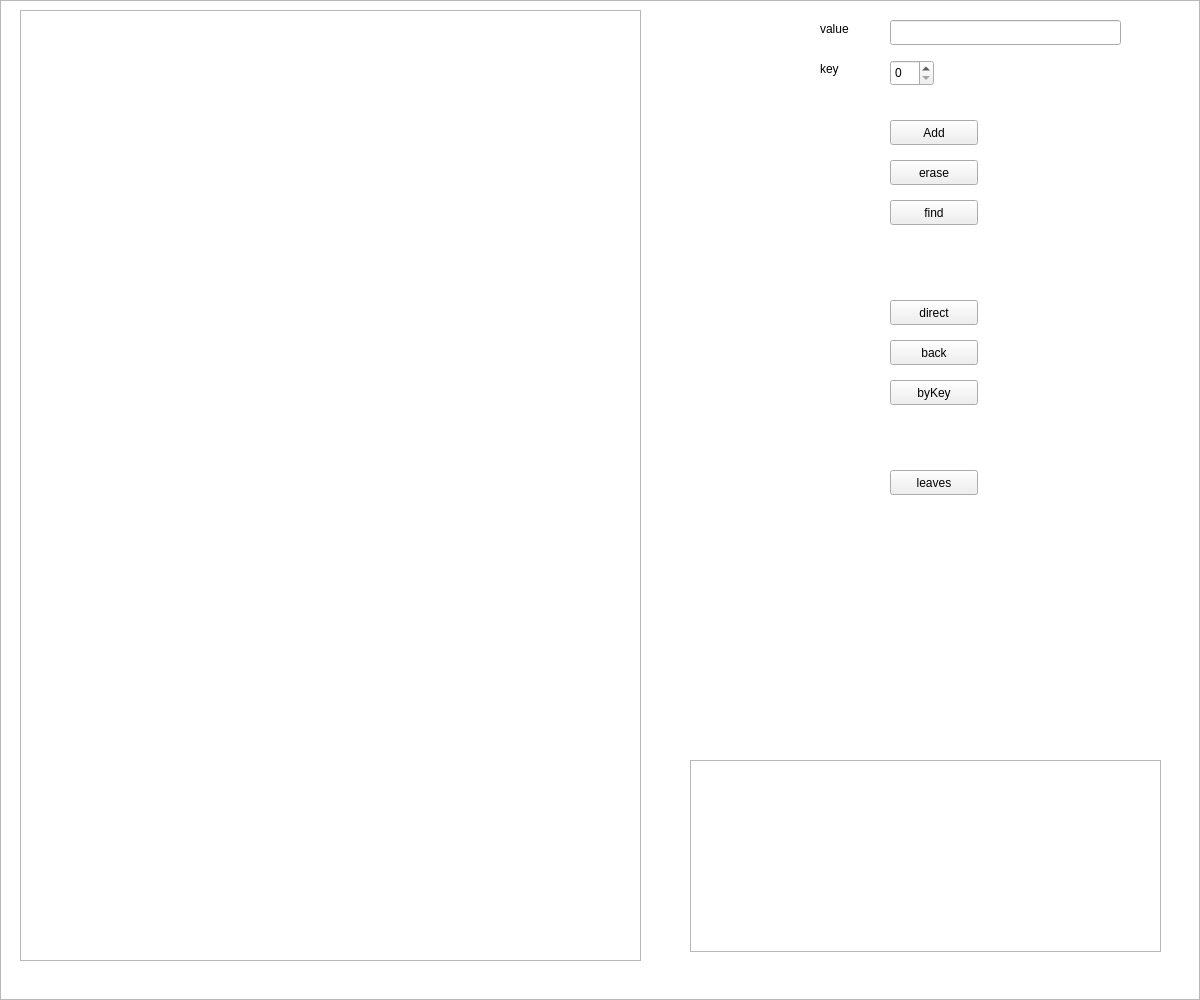
<?xml version="1.0" encoding="UTF-8"?>
<ui version="4.0">
 <class>main_window</class>
 <widget class="QWidget" name="main_window">
  <property name="geometry">
   <rect>
    <x>0</x>
    <y>0</y>
    <width>1200</width>
    <height>1000</height>
   </rect>
  </property>
  <property name="windowTitle">
   <string>main_window</string>
  </property>
  <widget class="QGraphicsView" name="graphicsView">
   <property name="geometry">
    <rect>
     <x>0</x>
     <y>0</y>
     <width>1200</width>
     <height>1000</height>
    </rect>
   </property>
  </widget>
  <widget class="QLineEdit" name="val">
   <property name="geometry">
    <rect>
     <x>890</x>
     <y>20</y>
     <width>231</width>
     <height>25</height>
    </rect>
   </property>
  </widget>
  <widget class="QLabel" name="label">
   <property name="geometry">
    <rect>
     <x>820</x>
     <y>20</y>
     <width>66</width>
     <height>17</height>
    </rect>
   </property>
   <property name="text">
    <string>value</string>
   </property>
  </widget>
  <widget class="QSpinBox" name="key">
   <property name="geometry">
    <rect>
     <x>890</x>
     <y>60</y>
     <width>44</width>
     <height>26</height>
    </rect>
   </property>
   <property name="maximum">
    <number>300</number>
   </property>
  </widget>
  <widget class="QLabel" name="label_2">
   <property name="geometry">
    <rect>
     <x>820</x>
     <y>60</y>
     <width>66</width>
     <height>17</height>
    </rect>
   </property>
   <property name="text">
    <string>key</string>
   </property>
  </widget>
  <widget class="QPushButton" name="add">
   <property name="geometry">
    <rect>
     <x>890</x>
     <y>120</y>
     <width>88</width>
     <height>25</height>
    </rect>
   </property>
   <property name="text">
    <string>Add</string>
   </property>
  </widget>
  <widget class="QTreeView" name="treeView">
   <property name="geometry">
    <rect>
     <x>20</x>
     <y>10</y>
     <width>621</width>
     <height>951</height>
    </rect>
   </property>
  </widget>
  <widget class="QPushButton" name="erase">
   <property name="geometry">
    <rect>
     <x>890</x>
     <y>160</y>
     <width>88</width>
     <height>25</height>
    </rect>
   </property>
   <property name="text">
    <string>erase</string>
   </property>
  </widget>
  <widget class="QPushButton" name="find">
   <property name="geometry">
    <rect>
     <x>890</x>
     <y>200</y>
     <width>88</width>
     <height>25</height>
    </rect>
   </property>
   <property name="text">
    <string>find</string>
   </property>
  </widget>
  <widget class="QTextBrowser" name="textBrowser">
   <property name="geometry">
    <rect>
     <x>690</x>
     <y>760</y>
     <width>471</width>
     <height>192</height>
    </rect>
   </property>
  </widget>
  <widget class="QPushButton" name="direct">
   <property name="geometry">
    <rect>
     <x>890</x>
     <y>300</y>
     <width>88</width>
     <height>25</height>
    </rect>
   </property>
   <property name="text">
    <string>direct</string>
   </property>
  </widget>
  <widget class="QPushButton" name="back">
   <property name="geometry">
    <rect>
     <x>890</x>
     <y>340</y>
     <width>88</width>
     <height>25</height>
    </rect>
   </property>
   <property name="text">
    <string>back</string>
   </property>
  </widget>
  <widget class="QPushButton" name="byKey">
   <property name="geometry">
    <rect>
     <x>890</x>
     <y>380</y>
     <width>88</width>
     <height>25</height>
    </rect>
   </property>
   <property name="text">
    <string>byKey</string>
   </property>
  </widget>
  <widget class="QPushButton" name="leaves">
   <property name="geometry">
    <rect>
     <x>890</x>
     <y>470</y>
     <width>88</width>
     <height>25</height>
    </rect>
   </property>
   <property name="text">
    <string>leaves</string>
   </property>
  </widget>
 </widget>
 <resources/>
 <connections/>
</ui>
